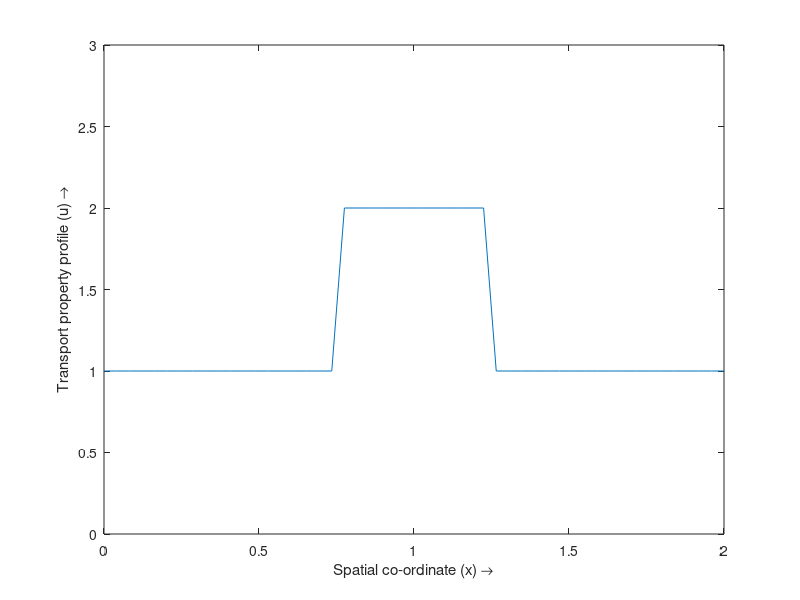

This figure's MATLAB source: (Note: this script raises an error after producing the figure.)
clear;
nx=50;               
nt=50;                
dt=0.01;             
c=1.0;                
dx=2/(nx-1);          
x=0:dx:2;            
u=zeros(1,nx);       
un=zeros(1,nx);       
sigma=abs(c)*dt/dx;   

for i=1:nx
    if ((0.75<=x(i))&&(x(i)<=1.25))
        u(i)=2;
    else
        u(i)=1;
    end
end

i=2:nx-1;
for it=0:nt
    un=u;
    h=plot(x,u);       
    axis([0 2 0 3])
    xlabel('Spatial co-ordinate (x) \rightarrow')
    ylabel('Transport property profile (u) \rightarrow')
    drawnow;
    refreshdata(h)
    pause(0.1)
    u(i)=un(i)-0.5*(sign(c)+1)*((c*dt*(un(i)-un(i-1)))/dx)...
        +0.5*(sign(c)-1)*((c*dt*(un(i+1)-un(i)))/dx);
end
